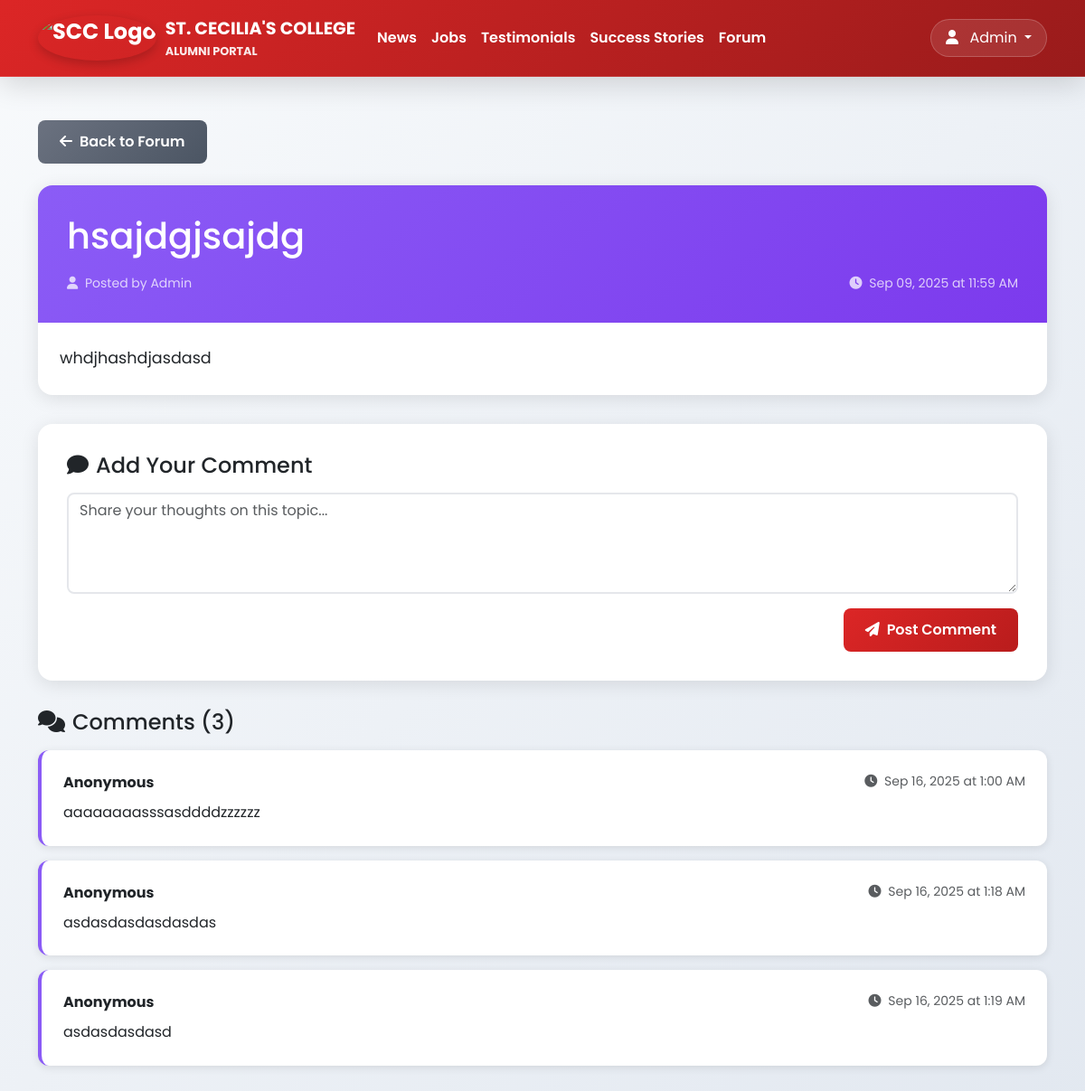
The page /forum/view.php?id=7 (signed in) on the database its author committed.
### tables this page shows
CREATE TABLE `forum_topics` (
  `id` int(30) NOT NULL,
  `title` varchar(250) NOT NULL,
  `description` text NOT NULL,
  `user_id` int(30) NOT NULL,
  `date_created` datetime NOT NULL DEFAULT current_timestamp()
);

CREATE TABLE `users` (
  `id` int(30) NOT NULL,
  `name` varchar(255) NOT NULL,
  `username` varchar(200) NOT NULL,
  `password` varchar(255) NOT NULL,
  `type` tinyint(1) NOT NULL DEFAULT 3 COMMENT '1=Admin,2=Officer,3=Alumnus',
  `auto_generated_pass` varchar(255) DEFAULT '',
  `alumnus_id` int(30) DEFAULT NULL
);

CREATE TABLE `forum_comments` (
  `id` int(30) NOT NULL,
  `topic_id` int(30) NOT NULL,
  `comment` text NOT NULL,
  `user_id` int(30) NOT NULL,
  `date_created` datetime NOT NULL DEFAULT current_timestamp()
);

### forum/view.php (the view, shortened to what this page needs)
<?php
$user = $_SESSION['user'];
$alumni = null;
$pdo = get_pdo();
$topicId = $_GET['id'] ?? 0;
$topic = null;
try {
    $stmt = $pdo->prepare("SELECT ft.*, u.name as author_name FROM forum_topics ft LEFT JOIN users u ON ft.user_id = u.id WHERE ft.id = ?");
    $stmt->execute([$topicId]);
    $topic = $stmt->fetch();
} catch (Exception $e) {
    header('Location: index.php');
    exit;
}
$comments = [];
try {
    $stmt = $pdo->prepare("SELECT fc.*, u.name as author_name FROM forum_comments fc LEFT JOIN users u ON fc.user_id = u.id WHERE fc.topic_id = ? ORDER BY fc.date_created ASC");
    $stmt->execute([$topicId]);
    $comments = $stmt->fetchAll();
} catch (Exception $e) {
}
?>
<!DOCTYPE html>
<html lang="en">
<head>
    <link rel="stylesheet" href="https://cdn.jsdelivr.net/npm/bootstrap@5.3.3/dist/css/bootstrap.min.css">
    <link rel="stylesheet" href="https://cdnjs.cloudflare.com/ajax/libs/font-awesome/6.4.0/css/all.min.css">
</head>
<body>
    <nav class="navbar navbar-expand-lg">
        <div class="container">
            <a class="navbar-brand d-flex align-items-center" href="/scratch/dashboard.php">
                <img src="/scratch/images/scc.png" alt="SCC Logo">
                <div>
                    <div style="font-size: 1.2rem;">ST. CECILIA'S COLLEGE</div>
                    <div style="font-size: 0.8rem; opacity: 0.9;">ALUMNI PORTAL</div>
                </div>
            </a>
            <div class="collapse navbar-collapse" id="navbarNav">
                <ul class="navbar-nav me-auto">
                    <li class="nav-item">
                        <a class="nav-link" href="/scratch/news/index.php">News</a>
                    </li>
                    <li class="nav-item">
                        <a class="nav-link" href="/scratch/jobs/index.php">Jobs</a>
                    </li>
                    <li class="nav-item">
                        <a class="nav-link" href="/scratch/testimonials/index.php">Testimonials</a>
                    </li>
                    <li class="nav-item">
                        <a class="nav-link" href="/scratch/success-stories/index.php">Success Stories</a>
                    </li>
                    <li class="nav-item">
                        <a class="nav-link" href="/scratch/forum/index.php">Forum</a>
                    </li>
                </ul>
                <div class="dropdown">
                    <button class="btn profile-btn dropdown-toggle" type="button" data-bs-toggle="dropdown">
                        <?php if (!empty($alumni['avatar'])): ?>
                            <img src="/scratch/uploads/<?= htmlspecialchars($alumni['avatar']) ?>" alt="Profile" style="width: 32px; height: 32px; border-radius: 50%; object-fit: cover; border: 2px solid rgba(255,255,255,0.3);">
                        <?php else: ?>
                            <i class="fas fa-user me-2"></i>
                        <?php endif; ?>
                        <span><?= htmlspecialchars($user['name']) ?></span>
                    </button>
                </div>
            </div>
        </div>
    </nav>
    <div class="container py-5">
        <div class="mb-4">
            <a href="index.php" class="btn btn-secondary">
                <i class="fas fa-arrow-left me-2"></i>Back to Forum
            </a>
        </div>
        <div class="topic-card">
            <div class="topic-header">
                <h1 class="mb-3"><?= htmlspecialchars($topic['title']) ?></h1>
                <div class="d-flex justify-content-between align-items-center">
                    <div>
                        <small class="opacity-75">
                            <i class="fas fa-user me-1"></i>
                            Posted by <?= htmlspecialchars($topic['author_name'] ?? 'Anonymous') ?>
                        </small>
                    </div>
                    <div>
                        <small class="opacity-75">
                            <i class="fas fa-clock me-1"></i>
                            <?= date('M d, Y \a\t g:i A', strtotime($topic['date_created'])) ?>
                        </small>
                    </div>
                </div>
            </div>
            <div class="p-4">
                <p class="mb-0" style="line-height: 1.8; font-size: 1.1rem;">
                    <?= nl2br(htmlspecialchars($topic['description'])) ?>
                </p>
            </div>
        </div>
        <div class="comment-form">
            <h4 class="mb-3">
                <i class="fas fa-comment me-2"></i>Add Your Comment
            </h4>
            <form method="POST">
                <div class="mb-3">
                    <textarea class="form-control" name="comment" rows="4" placeholder="Share your thoughts on this topic..." required style="border-radius: 8px; border: 2px solid #e5e7eb; resize: vertical;"></textarea>
                </div>
                <div class="d-flex justify-content-end">
                    <button type="submit" class="btn btn-primary">
                        <i class="fas fa-paper-plane me-2"></i>Post Comment
                    </button>
                </div>
            </form>
        </div>
        <div class="mb-4">
            <h4 class="mb-3">
                <i class="fas fa-comments me-2"></i>Comments (<?= count($comments) ?>)
            </h4>
            <?php if (!empty($comments)): ?>
                <?php foreach ($comments as $comment): ?>
                    <div class="comment-card">
                        <div class="d-flex justify-content-between align-items-start mb-2">
                            <div>
                                <strong class="text-dark"><?= htmlspecialchars($comment['author_name'] ?? 'Anonymous') ?></strong>
                            </div>
                            <small class="text-muted">
                                <i class="fas fa-clock me-1"></i>
                                <?= date('M d, Y \a\t g:i A', strtotime($comment['date_created'])) ?>
                            </small>
                        </div>
                        <p class="mb-0" style="line-height: 1.6;">
                            <?= nl2br(htmlspecialchars($comment['comment'])) ?>
                        </p>
                    </div>
                <?php endforeach; ?>
            <?php endif; ?>
        </div>
    </div>
</body>
</html>

### forum/view.php (style rules this page uses)
body { font-family: 'Poppins', sans-serif; background: linear-gradient(135deg, #f8fafc 0%, #e2e8f0 100%); min-height: 100vh; }
.navbar { background: linear-gradient(135deg, #dc2626 0%, #991b1b 100%) !important; box-shadow: 0 8px 32px rgba(0,0,0,0.15); backdrop-filter: blur(20px); border-bottom: 1px solid rgba(255,255,255,0.1); padding: 0.75rem 0; position: sticky; top: 0; z-index: 1000; }
.navbar-brand { color: white !important; font-weight: 700; font-size: 1.5rem; }
.navbar-brand img { height: 50px; width: auto; margin-right: 10px; border-radius: 50%; box-shadow: 0 4px 12px rgba(0,0,0,0.2); }
.nav-link { color: white !important; font-weight: 600; padding: 0.5rem 1rem; border-radius: 8px; transition: all 0.3s ease; }
.profile-btn { background: rgba(255,255,255,0.1); border: 1px solid rgba(255,255,255,0.2); color: white; padding: 0.5rem 1rem; border-radius: 25px; transition: all 0.3s ease; }
.topic-card { background: white; border-radius: 16px; box-shadow: 0 4px 20px rgba(0,0,0,0.1); margin-bottom: 2rem; overflow: hidden; }
.topic-header { background: linear-gradient(135deg, #8b5cf6, #7c3aed); color: white; padding: 2rem; }
.comment-card { background: white; border-radius: 12px; box-shadow: 0 2px 10px rgba(0,0,0,0.1); margin-bottom: 1rem; padding: 1.5rem; border-left: 4px solid #8b5cf6; }
.comment-form { background: white; border-radius: 16px; box-shadow: 0 4px 20px rgba(0,0,0,0.1); padding: 2rem; margin-bottom: 2rem; }
.btn-primary { background: linear-gradient(135deg, #dc2626, #b91c1c); border: none; border-radius: 8px; padding: 0.75rem 1.5rem; font-weight: 600; transition: all 0.3s ease; }
.btn-secondary { background: linear-gradient(135deg, #6b7280, #4b5563); border: none; border-radius: 8px; padding: 0.75rem 1.5rem; font-weight: 600; transition: all 0.3s ease; }

### rows shown on the page
forum_topics: user.name "Admin", title "hsajdgjsajdg", date_created "Sep 09, 2025 at 11:59 AM", description "whdjhashdjasdasd"
forum_comments: author_name "Anonymous", date_created "Sep 16, 2025 at 1:00 AM", comment "aaaaaaaasssasddddzzzzzz"
forum_comments: author_name "Anonymous", date_created "Sep 16, 2025 at 1:18 AM", comment "asdasdasdasdasdas"
forum_comments: author_name "Anonymous", date_created "Sep 16, 2025 at 1:19 AM", comment "asdasdasdasd"

### other values the page prints
count($comments) "3"
